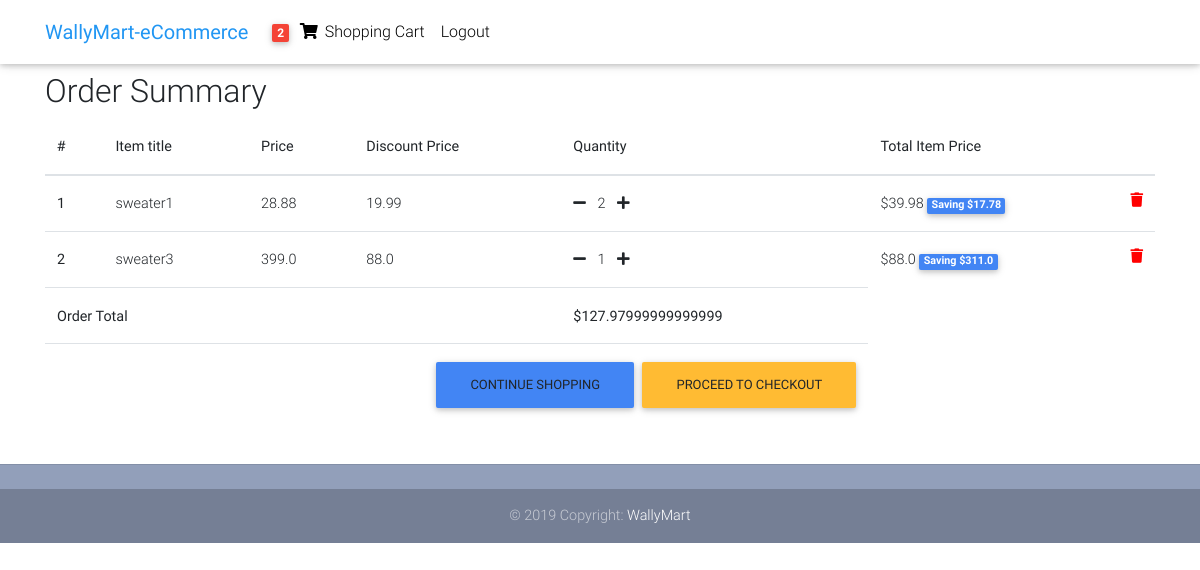
/order-summary/ (signed in), run on the app's committed database.
### core/models.py (models this page shows, shortened)
class Order(models.Model):
    user = models.ForeignKey(settings.AUTH_USER_MODEL,
                             on_delete=models.CASCADE)
    ref_code = models.CharField(max_length=20, blank=True, null=True)
    items = models.ManyToManyField(OrderItem)
    start_date = models.DateTimeField(auto_now_add=True)
    ordered_date = models.DateTimeField()
    ordered = models.BooleanField(default=False)
    shipping_address = models.ForeignKey(
        'Address', related_name='shipping_address', on_delete=models.SET_NULL, blank=True, null=True)
    billing_address = models.ForeignKey(
        'Address', related_name='billing_address', on_delete=models.SET_NULL, blank=True, null=True)
    payment = models.ForeignKey(
        'Payment', on_delete=models.SET_NULL, blank=True, null=True)
    being_delivered = models.BooleanField(default=False)
    received = models.BooleanField(default=False)
    def get_total(self):
        total = 0
        for order_item in self.items.all():
            total += order_item.get_final_price()
        return total

class OrderItem(models.Model):
    user = models.ForeignKey(settings.AUTH_USER_MODEL,
                             on_delete=models.CASCADE)
    ordered = models.BooleanField(default=False)
    item = models.ForeignKey(Item, on_delete=models.CASCADE)
    quantity = models.IntegerField(default=1)
    def get_total_item_price(self):
        return self.quantity * self.item.price
    def get_total_discount_item_price(self):
        return self.quantity * self.item.discount_price
    def get_amount_saved(self):
        return self.get_total_item_price() - self.get_total_discount_item_price()
    def get_final_price(self):
        if self.item.discount_price:
            return self.get_total_discount_item_price()
        return self.get_total_item_price()

class Item(models.Model):
    title = models.CharField(max_length=100)
    price = models.FloatField()
    discount_price = models.FloatField(blank=True, null=True)
    category = models.CharField(choices=CATEGORY_CHOICES, max_length=2)
    label = models.CharField(choices=LABEL_CHOICES, max_length=1)
    slug = models.SlugField()
    description = models.TextField()
    image = models.ImageField()

### core/views.py (the view)
# urls.py: path('order-summary/', OrderSummaryView.as_view(), name='order-summary'),
class OrderSummaryView(LoginRequiredMixin, View):
    def get(self, *args, **kwargs):
        try:
            order = Order.objects.get(user=self.request.user, ordered=False)
            context = {
                'object': order
            }
            return render(self.request, 'order_summary.html', context)
        except ObjectDoesNotExist:
            messages.warning(self.request, "You do not have an active order")
            return redirect("/")

### core/templatetags/cart_template_tags.py (called while the page is built)
@register.filter
def cart_item_count(user):
    if user.is_authenticated:
        qs = Order.objects.filter(user=user, ordered=False)
        if qs.exists():
            return qs[0].items.count()
    return 0

### templates/order_summary.html (shortened to what this page needs)
{% extends "base.html" %}
{% block content %}
  <main>
    <div class="container">
    <div class="table-responsive text-nowrap">
    <h2>Order Summary</h2>
    <table class="table">
        <thead>
        <tr>
            <th scope="col">#</th>
            <th scope="col">Item title</th>
            <th scope="col">Price</th>
            <th scope="col">Discount Price</th>
            <th scope="col">Quantity</th>
            <th scope="col">Total Item Price</th>
        </tr>
        </thead>
        <tbody>
        {% for order_item in object.items.all %}
        <tr>
            <th scope="row">{{ forloop.counter }}</th>
            <td>{{ order_item.item.title }}</td>
            <td>{{ order_item.item.price }}</td>
            <td>{{ order_item.item.discount_price }}</td>
            <td>
                <a href="{% url 'core:remove-single-item-from-cart' order_item.item.slug %}"><i class="fas fa-minus mr-2"></i></a>
                {{ order_item.quantity }}
                <a href="{% url 'core:add-to-cart' order_item.item.slug %}"><i class="fas fa-plus ml-2"></i></a>
            </td>
            <td>
            {% if order_item.item.discount_price %}
                ${{ order_item.get_total_discount_item_price }}
                <span class="badge badge-primary">Saving ${{ order_item.get_amount_saved }}</span>
            {% else %}
                ${{ order_item.get_total_item_price }}
            {% endif %}
            <a style='color: red;' href="{% url 'core:remove-from-cart' order_item.item.slug %}">
                <i class="fas fa-trash float-right"></i>
            </a>
            </td>
        </tr>
        {% endfor %}
        {% if object.get_total %}
        <tr>
            <td colspan="4"><b>Order Total</b></td>
            <td><b>${{ object.get_total }}</b></td>
        </tr>
        <tr>
            <td colspan="5">
            <a class='btn btn-warning float-right ml-2' href='/checkout/'>Proceed to checkout</a>
            <a class='btn btn-primary float-right' href='/'>Continue shopping</a>
            </td>
        </tr>
        {% endif %}
        </tbody>
    </table>
    </div>
    </div>
  </main>
{% endblock content %}

### templates/base.html (shortened to what this page needs)
{% load static %}
<!DOCTYPE html>
<html lang="en">
<head>
  <link rel="stylesheet" href="https://use.fontawesome.com/releases/v5.8.1/css/all.css">
  <link href="{% static 'css/bootstrap.min.css' %}" rel="stylesheet">
  <link href="{% static 'css/mdb.min.css' %}" rel="stylesheet">
  <link href="{% static 'css/style.min.css' %}" rel="stylesheet">
</head>
{% include "navbar.html" %}
<body>
    <div class="mt-5 pt-4">
    </div>
    {% block content %}
    {% endblock content %}
    {% include "footer.html" %}
</body>
</html>

### templates/navbar.html (shortened to what this page needs)
{% load cart_template_tags %}
<nav class="navbar fixed-top navbar-expand-lg navbar-light white scrolling-navbar">
    <div class="container">
      <a class="navbar-brand waves-effect" href="/">
        <strong class="blue-text">WallyMart-eCommerce</strong>
      </a>
      <div class="collapse navbar-collapse" id="navbarSupportedContent">
        <ul class="navbar-nav nav-flex-icons">
          {% if request.user.is_authenticated %}
          <li class="nav-item">
            <a href="{% url 'core:order-summary' %}" class="nav-link waves-effect">
              <span class="badge red z-depth-1 mr-1"> {{ request.user|cart_item_count }} </span>
              <i class="fas fa-shopping-cart"></i>
              <span class="clearfix d-none d-sm-inline-block"> Shopping Cart </span>
            </a>
          </li>
          <li class="nav-item">
            <a class="nav-link waves-effect" href="{% url 'account_logout' %}">
              <span class="clearfix d-none d-sm-inline-block"> Logout </span>
            </a>
          </li>
          {% endif %}
        </ul>
      </div>
    </div>
  </nav>

### templates/footer.html
<footer class="page-footer text-center font-small mt-4 wow fadeIn">
    <hr class="my-4">
    <div class="footer-copyright py-3">
      © 2019 Copyright:
      <a href="http://google.com" target="_blank"> WallyMart </a>
    </div>
  </footer>

### templates/scripts.html (shortened to what this page needs)
{% load static %}

### templates/base.html (style rules this page uses)
html, body, header, .carousel { height: 60vh; }

### data on the page
OrderItem: item "sweater1", item.price "28.88", item.discount_price "19.99", quantity "2", get_total_discount_item_price "39.98", get_amount_saved "17.78"
OrderItem: item "sweater3", item.price "399.0", item.discount_price "88.0", quantity "1", get_total_discount_item_price "88.0", get_amount_saved "311.0"
Order: get_total "127.97999999999999"

### other printed values
{{ request.user|cart_item_count }} "2"
